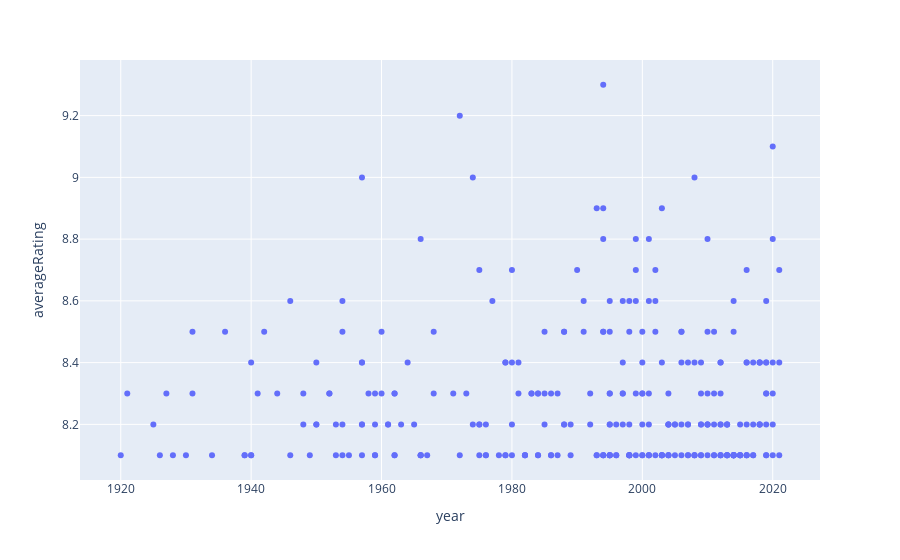

Write notebook code for a chart like this one.
### Code cell
import plotly.graph_objects as go
import plotly.express as px
fig = px.scatter(df,x='year',y='averageRating')
fig.show()

### Figure 1 — Plotly figure (JSON) as saved in the notebook; plotly's stock layout.template omitted (floating-point values rounded to 4 significant figures; data arrays with more than 128 entries replaced by an {"elided": "..."} marker saying what was removed)
{"data": [{"hovertemplate": "year=%{x}<br>averageRating=%{y}<extra></extra>", "legendgroup": "", "marker": {"color": "#636efa", "symbol": "circle"}, "mode": "markers", "name": "", "orientation": "v", "showlegend": false, "type": "scatter", "x": {"elided": "290 int values"}, "xaxis": "x", "y": {"elided": "290 float values"}, "yaxis": "y"}], "layout": {"legend": {"tracegroupgap": 0}, "margin": {"t": 60}, "xaxis": {"anchor": "y", "domain": [0, 1], "title": {"text": "year"}}, "yaxis": {"anchor": "x", "domain": [0, 1], "title": {"text": "averageRating"}}}}
